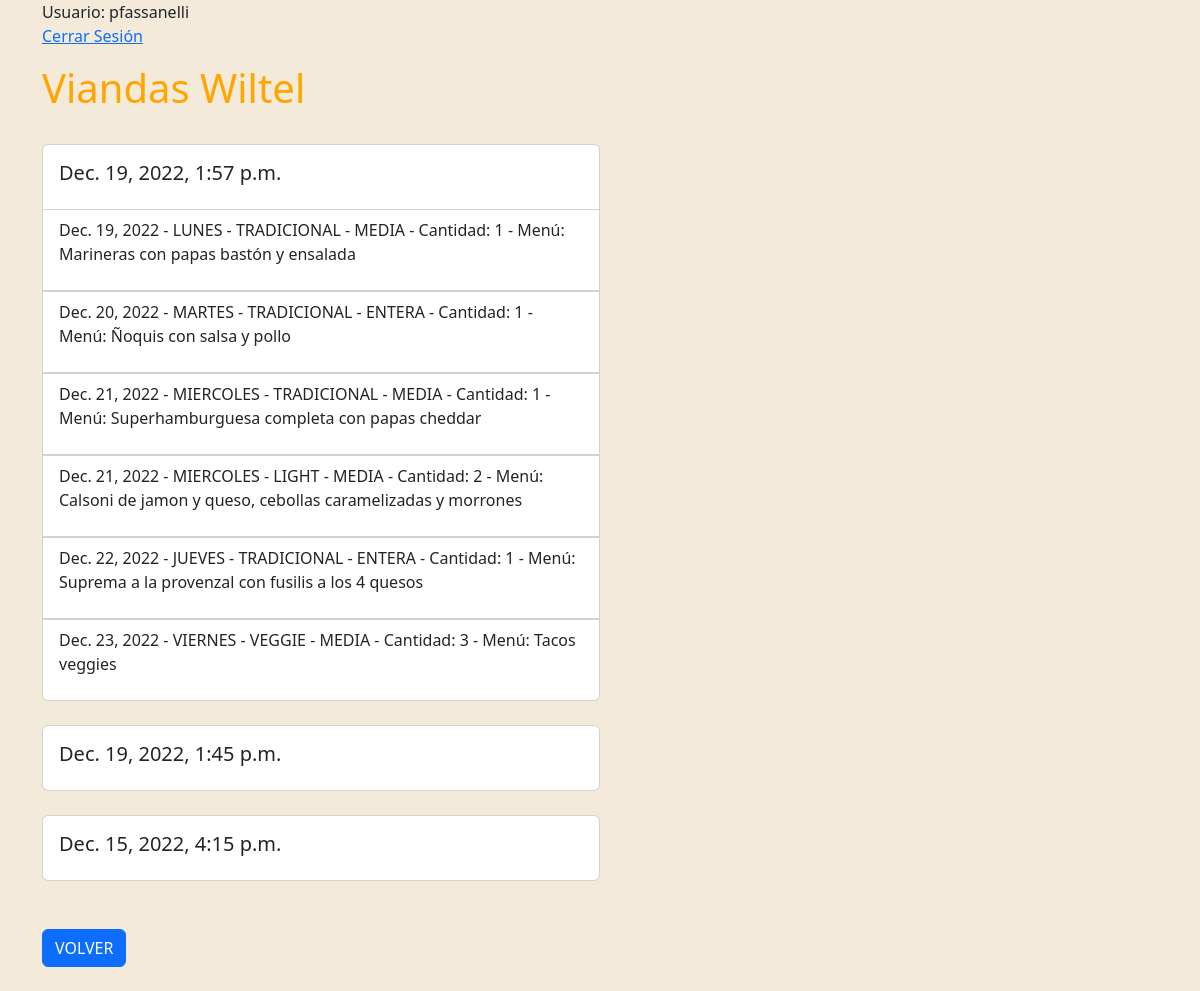
Page /pedidos/historial (signed in) on the earlier database version.
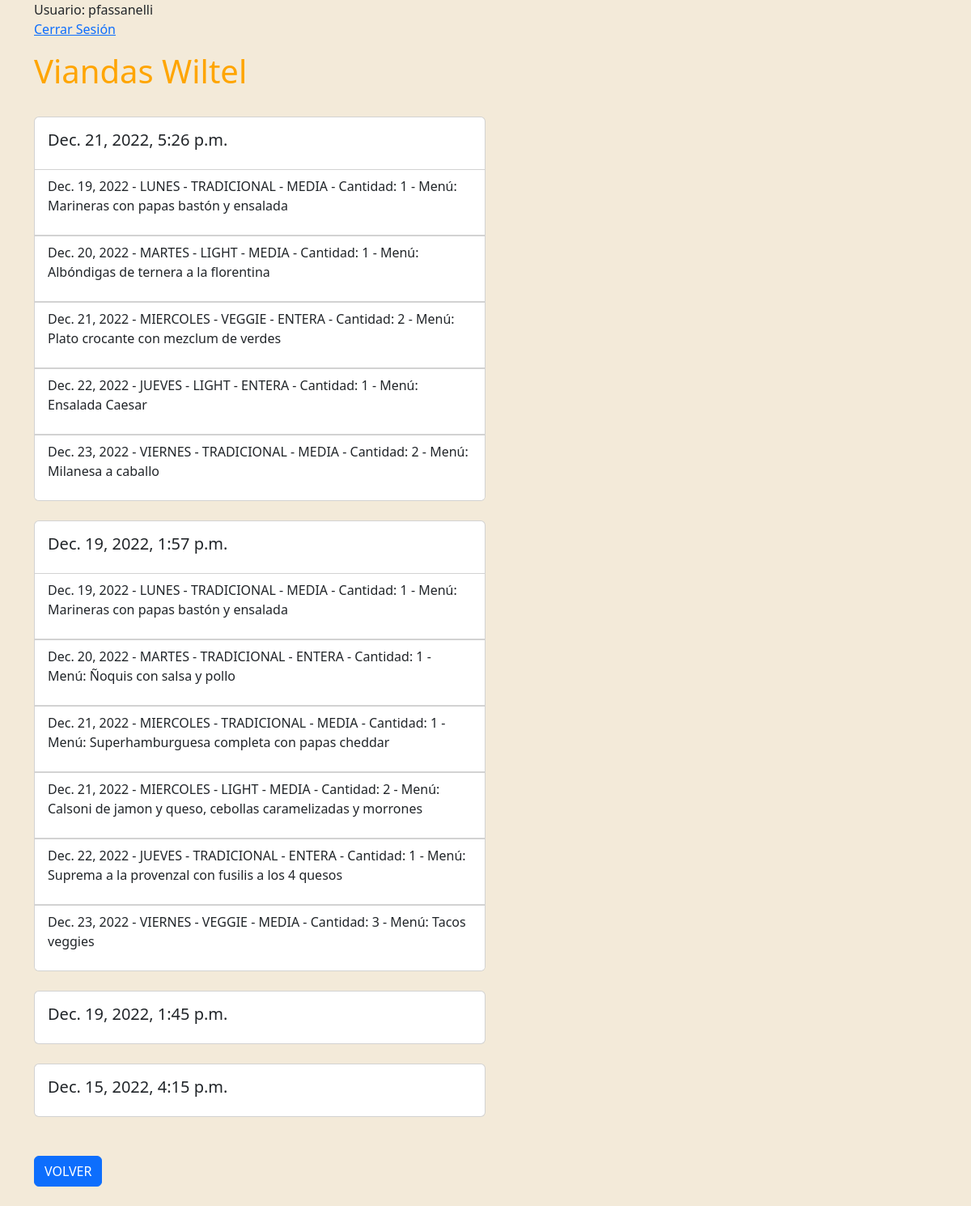
Same page on the later database version.
### pedidos/models.py (models this page shows, shortened)
class Pedido(models.Model):
    user = models.ForeignKey(User,on_delete=models.CASCADE)
    created_at = models.DateTimeField(auto_now_add=True)
    total = models.IntegerField(default=0)
    Estados = (
        ('ACTIVO', 'Activo'),
        ('INACTIVO', 'Inactivo')
    )
    estado = models.CharField(choices= Estados, max_length=20, null = True)
    class Meta:
        db_table = 'pedidos'
        verbose_name = 'pedido'
        verbose_name_plural = 'pedidos'
        ordering = ['id']

class LineaPedido(models.Model):
    user = models.ForeignKey(User, on_delete=models.CASCADE)
    vianda_tamaño = models.ForeignKey(ViandaTamaño, on_delete=models.CASCADE)
    pedido = models.ForeignKey(Pedido, on_delete=models.CASCADE)
    cantidad = models.IntegerField(default=1)
    created_at = models.DateTimeField(auto_now_add=True)
    class Meta:
        db_table = 'lineapedidos'
        verbose_name = 'Linea Pedido'
        verbose_name_plural = 'Lineas Pedidos'
        ordering = ['id']

### Cometela/models.py (models this page shows, shortened)
class ViandaTamaño(models.Model):
    vianda = models.ForeignKey(Vianda, on_delete=models.CASCADE)
    tamaño = models.ForeignKey(Tamaño, on_delete=models.CASCADE)

class Vianda(models.Model):
    DIAS = (
        ('LUNES', 'Lunes'),
        ('MARTES', 'Martes'),
        ('MIERCOLES', 'Miercoles'),
        ('JUEVES', 'Jueves'),
        ('VIERNES', 'Viernes')
    )
    dia = models.CharField(choices= DIAS, null=False, max_length=20)
    fecha = models.DateField(null=True)
    descripcion = models.CharField(max_length=250)
    Estados = (
        ('ACTIVA', 'Activa'),
        ('INACTIVA', 'Inactiva')
    )
    estado = models.CharField(choices= Estados, max_length=20, null = True)
    Tipos = (
        ('TRADICIONAL', 'Tradicional'),
        ('VEGGIE', 'Veggie'),
        ('LIGHT', 'Light')
    )
    tipo = models.CharField(choices= Tipos, max_length=20)

class Tamaño(models.Model):
    Tamaños = (
        ('MEDIA', 'Media'),
        ('ENTERA', 'Entera')
    )
    tamaño = models.CharField(choices= Tamaños, max_length=20, null=True)
    precio = models.IntegerField(default=0)
    Estados = (
        ('ACTIVA', 'Activa'),
        ('INACTIVA', 'Inactiva')
    )
    estado = models.CharField(choices= Estados, max_length=20, null = True)

### pedidos/views.py (the view)
# urls.py: path('historial', views.mostrar_pedidos, name="mostrar_pedidos"),
def mostrar_pedidos(request):
    pedidos = Pedido.objects.order_by('-created_at').filter(user = request.user)
    lineas_pedidos = LineaPedido.objects.filter(user = request.user)
    return render(request, 'historial.html', {'lista_pedidos': pedidos, 'lista_lineas_pedidos': lineas_pedidos})

### Cometela/context_processor.py (called while the page is built)
def total_carrito(request):
    total = 0
    if request.user.is_authenticated:
        if "carrito" in request.session.keys():
            for key, value in request.session["carrito"].items():
                total += int(value["acumulado"])
    return {"total_carrito": total}

### Cometela/templates/historial.html
{% extends 'base.html' %}
{% block contents %}
<div class="justify-content-center">
    {% for pedido in lista_pedidos %}
    <div class="card mt-4 mb-4" style="width: 50%;">
        <div class="card-body">
            <h5 class="card-title">{{pedido.created_at}}</h5>
        </div>
        {% for linea in lista_lineas_pedidos %}
        {% if linea.pedido == pedido %}
        <ul class="list-group list-group-flush">
            <li class="list-group-item">
                <p>
                    {{linea.vianda_tamaño.vianda.fecha}} - {{linea.vianda_tamaño.vianda.dia}} - {{linea.vianda_tamaño.vianda.tipo}} - {{linea.vianda_tamaño.tamaño.tamaño}} - Cantidad: {{linea.cantidad}} - Menú: {{linea.vianda_tamaño.vianda.descripcion}}
                </p>
            </li>
        </ul>
        {% endif %}
        {% endfor %}
    </div>
    {% endfor %}
    <a href="{% url 'Tienda' %}" class="btn btn-primary mt-4 mb-4">VOLVER</a>
</div>
{% endblock %}

Differences in the rows shown:
added Pedido: created_at "Dec. 21, 2022, 5:26 p.m."
added LineaPedido: vianda_tamaño.vianda.fecha "Dec. 19, 2022", vianda_tamaño.vianda.dia "LUNES", vianda_tamaño.vianda.tipo "TRADICIONAL", vianda_tamaño.tamaño.tamaño "MEDIA", cantidad "1", vianda_tamaño.vianda.descripcion "Marineras con papas bastón y ensalada", shown under "Dec. 21, 2022, 5:26 p.m."
added LineaPedido: vianda_tamaño.vianda.fecha "Dec. 20, 2022", vianda_tamaño.vianda.dia "MARTES", vianda_tamaño.vianda.tipo "LIGHT", vianda_tamaño.tamaño.tamaño "MEDIA", cantidad "1", vianda_tamaño.vianda.descripcion "Albóndigas de ternera a la florentina", shown under "Dec. 21, 2022, 5:26 p.m."
added LineaPedido: vianda_tamaño.vianda.fecha "Dec. 21, 2022", vianda_tamaño.vianda.dia "MIERCOLES", vianda_tamaño.vianda.tipo "VEGGIE", vianda_tamaño.tamaño.tamaño "ENTERA", cantidad "2", vianda_tamaño.vianda.descripcion "Plato crocante con mezclum de verdes", shown under "Dec. 21, 2022, 5:26 p.m."
added LineaPedido: vianda_tamaño.vianda.fecha "Dec. 22, 2022", vianda_tamaño.vianda.dia "JUEVES", vianda_tamaño.vianda.tipo "LIGHT", vianda_tamaño.tamaño.tamaño "ENTERA", cantidad "1", vianda_tamaño.vianda.descripcion "Ensalada Caesar", shown under "Dec. 21, 2022, 5:26 p.m."
added LineaPedido: vianda_tamaño.vianda.fecha "Dec. 23, 2022", vianda_tamaño.vianda.dia "VIERNES", vianda_tamaño.vianda.tipo "TRADICIONAL", vianda_tamaño.tamaño.tamaño "MEDIA", cantidad "2", vianda_tamaño.vianda.descripcion "Milanesa a caballo", shown under "Dec. 21, 2022, 5:26 p.m."
